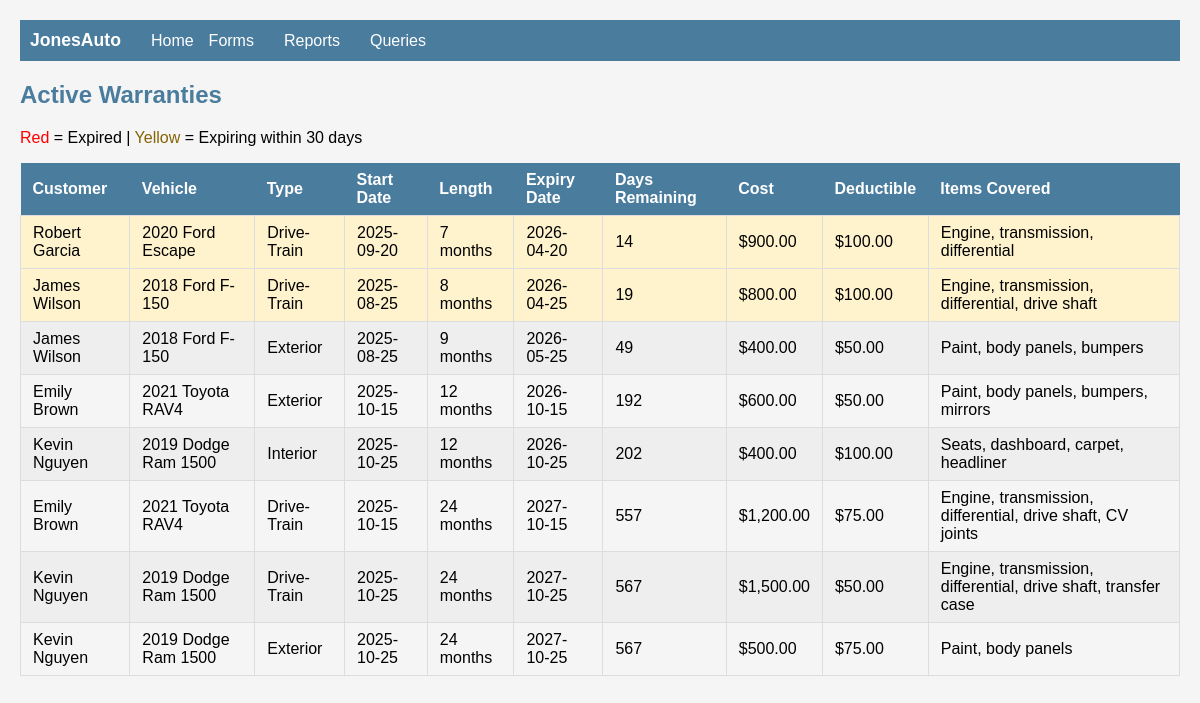
Screenshot of /reports/warranty_report.php with the database file from the repository.
### tables this page shows
CREATE TABLE warranties (
    warranty_id INT AUTO_INCREMENT PRIMARY KEY,
    sale_id INT NOT NULL,
    vehicle_id INT NOT NULL,
    customer_id INT NOT NULL,
    employee_id INT NOT NULL,
    warranty_sale_date DATE,
    total_cost DECIMAL(10,2),
    monthly_cost DECIMAL(10,2),
    FOREIGN KEY (sale_id) REFERENCES sales(sale_id),
    FOREIGN KEY (vehicle_id) REFERENCES vehicles(vehicle_id),
    FOREIGN KEY (customer_id) REFERENCES customers(customer_id),
    FOREIGN KEY (employee_id) REFERENCES employees(employee_id)
);

CREATE TABLE vehicles (
    vehicle_id INT AUTO_INCREMENT PRIMARY KEY,
    make VARCHAR(50) NOT NULL,
    model VARCHAR(50) NOT NULL,
    year INT NOT NULL,
    color VARCHAR(30),
    miles INT,
    condition_desc VARCHAR(50),
    book_price DECIMAL(10,2),
    style VARCHAR(30),
    interior_color VARCHAR(30),
    status VARCHAR(20) DEFAULT 'available'
);

CREATE TABLE warranty_items (
    item_id INT AUTO_INCREMENT PRIMARY KEY,
    warranty_id INT NOT NULL,
    warranty_type VARCHAR(50),
    start_date DATE,
    length_months INT,
    cost DECIMAL(10,2),
    deductible DECIMAL(10,2),
    items_covered TEXT,
    FOREIGN KEY (warranty_id) REFERENCES warranties(warranty_id)
);

### reports/warranty_report.php (the view, shortened to what this page needs)
<?php
include '../config.php';
?>
<!DOCTYPE html>
<html>
<head>
    <link rel="stylesheet" href="../style.css">
</head>
<body>
<?php $nav_prefix = '../'; include '../nav.php'; ?>
<h2>Active Warranties</h2>
<p><span style="color: red;">Red</span> = Expired | <span style="color: #856404;">Yellow</span> = Expiring within 30 days</p>
<?php
$sql = "SELECT w.*, v.make, v.model, v.year, CONCAT(c.first_name, ' ', c.last_name) as customer_name, wi.warranty_type, wi.start_date, wi.length_months, wi.cost, wi.deductible, wi.items_covered, DATE_ADD(wi.start_date, INTERVAL wi.length_months MONTH) as expiry_date, DATEDIFF(DATE_ADD(wi.start_date, INTERVAL wi.length_months MONTH), CURDATE()) as days_remaining FROM warranties w JOIN warranty_items wi ON w.warranty_id = wi.warranty_id JOIN vehicles v ON w.vehicle_id = v.vehicle_id JOIN customers c ON w.customer_id = c.customer_id ORDER BY expiry_date";
$result = mysqli_query($conn, $sql);
?>
<table>
    <tr>
        <th>Customer</th>
        <th>Vehicle</th>
        <th>Type</th>
        <th>Start Date</th>
        <th>Length</th>
        <th>Expiry Date</th>
        <th>Days Remaining</th>
        <th>Cost</th>
        <th>Deductible</th>
        <th>Items Covered</th>
    </tr>
    <?php while ($row = mysqli_fetch_assoc($result)) {
        $days = $row['days_remaining'];
        $style = '';
        if ($days < 0) {
            $style = ' style="background-color: #f8d7da;"';
        } else if ($days <= 30) {
            $style = ' style="background-color: #fff3cd;"';
        }
    ?>
    <tr<?php echo $style; ?>>
        <td><?php echo $row['customer_name']; ?></td>
        <td><?php echo $row['year'] . ' ' . $row['make'] . ' ' . $row['model']; ?></td>
        <td><?php echo $row['warranty_type']; ?></td>
        <td><?php echo $row['start_date']; ?></td>
        <td><?php echo $row['length_months']; ?> months</td>
        <td><?php echo $row['expiry_date']; ?></td>
        <td><?php echo $days; ?></td>
        <td>$<?php echo number_format($row['cost'], 2); ?></td>
        <td>$<?php echo number_format($row['deductible'], 2); ?></td>
        <td><?php echo $row['items_covered']; ?></td>
    </tr>
    <?php } ?>
</table>
</body>
</html>

### style.css (style rules this page uses)
body { font-family: Arial, sans-serif; margin: 20px; background-color: #f5f5f5; }
h1, h2, h3 { color: #4a7c9e; }
table { border-collapse: collapse; margin: 10px 0; }
th { background-color: #4a7c9e; color: white; padding: 8px 12px; text-align: left; }
td { padding: 8px 12px; border: 1px solid #ddd; }
tr:nth-child(even) { background-color: #eee; }
table { width: 100%; }

### rows the page displays
warranties: customer_name "Robert Garcia", vehicle.year "2020", vehicle.make "Ford", vehicle.model "Escape", warranty_items.warranty_type "Drive-Train", warranty_items.start_date "2025-09-20", warranty_items.length_months "7", expiry_date "2026-04-20", days "14", warranty_items.cost "900.00", warranty_items.deductible "100.00", warranty_items.items_covered "Engine, transmission, differential"
warranties: customer_name "James Wilson", vehicle.year "2018", vehicle.make "Ford", vehicle.model "F-150", warranty_items.warranty_type "Drive-Train", warranty_items.start_date "2025-08-25", warranty_items.length_months "8", expiry_date "2026-04-25", days "19", warranty_items.cost "800.00", warranty_items.deductible "100.00", warranty_items.items_covered "Engine, transmission, differential, drive shaft", warranty_items.warranty_type "Exterior", warranty_items.length_months "9", expiry_date "2026-05-25", days "49", warranty_items.cost "400.00", warranty_items.deductible "50.00", warranty_items.items_covered "Paint, body panels, bumpers"
warranties: customer_name "Emily Brown", vehicle.year "2021", vehicle.make "Toyota", vehicle.model "RAV4", warranty_items.warranty_type "Exterior", warranty_items.start_date "2025-10-15", warranty_items.length_months "12", expiry_date "2026-10-15", days "192", warranty_items.cost "600.00", warranty_items.deductible "50.00", warranty_items.items_covered "Paint, body panels, bumpers, mirrors", warranty_items.warranty_type "Drive-Train", warranty_items.length_months "24", expiry_date "2027-10-15", days "557", warranty_items.cost "1,200.00", warranty_items.deductible "75.00", warranty_items.items_covered "Engine, transmission, differential, drive shaft, CV joints"
warranties: customer_name "Kevin Nguyen", vehicle.year "2019", vehicle.make "Dodge", vehicle.model "Ram 1500", warranty_items.warranty_type "Interior", warranty_items.start_date "2025-10-25", warranty_items.length_months "12", expiry_date "2026-10-25", days "202", warranty_items.cost "400.00", warranty_items.deductible "100.00", warranty_items.items_covered "Seats, dashboard, carpet, headliner", warranty_items.warranty_type "Drive-Train", warranty_items.length_months "24", expiry_date "2027-10-25", days "567", warranty_items.cost "1,500.00", warranty_items.deductible "50.00", warranty_items.items_covered "Engine, transmission, differential, drive shaft, transfer case", warranty_items.warranty_type "Exterior", warranty_items.cost "500.00", warranty_items.deductible "75.00", warranty_items.items_covered "Paint, body panels"
